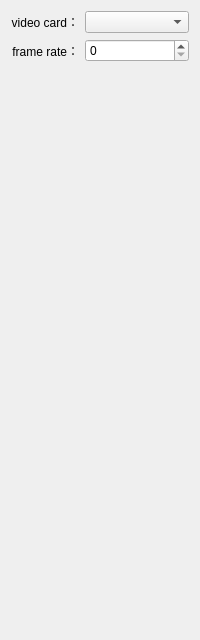
        <widget class="QWidget" name="page_3">
         <layout class="QGridLayout" name="gridLayout_7">
          <item row="0" column="0">
           <widget class="QLabel" name="label_31">
            <property name="sizePolicy">
             <sizepolicy hsizetype="Fixed" vsizetype="Preferred">
              <horstretch>0</horstretch>
              <verstretch>0</verstretch>
             </sizepolicy>
            </property>
            <property name="text">
             <string>video card：</string>
            </property>
            <property name="alignment">
             <set>Qt::AlignRight|Qt::AlignTrailing|Qt::AlignVCenter</set>
            </property>
           </widget>
          </item>
          <item row="0" column="1" colspan="2">
           <widget class="QComboBox" name="m_pCombDisplayDevice"/>
          </item>
          <item row="1" column="0">
           <widget class="QLabel" name="label_32">
            <property name="text">
             <string>frame rate：</string>
            </property>
            <property name="alignment">
             <set>Qt::AlignRight|Qt::AlignTrailing|Qt::AlignVCenter</set>
            </property>
           </widget>
          </item>
          <item row="2" column="2">
           <spacer name="verticalSpacer_5">
            <property name="orientation">
             <enum>Qt::Vertical</enum>
            </property>
            <property name="sizeHint" stdset="0">
             <size>
              <width>20</width>
              <height>567</height>
             </size>
            </property>
           </spacer>
          </item>
          <item row="1" column="1" colspan="2">
           <widget class="QSpinBox" name="m_pSBoxFramRate"/>
          </item>
         </layout>
        </widget>
